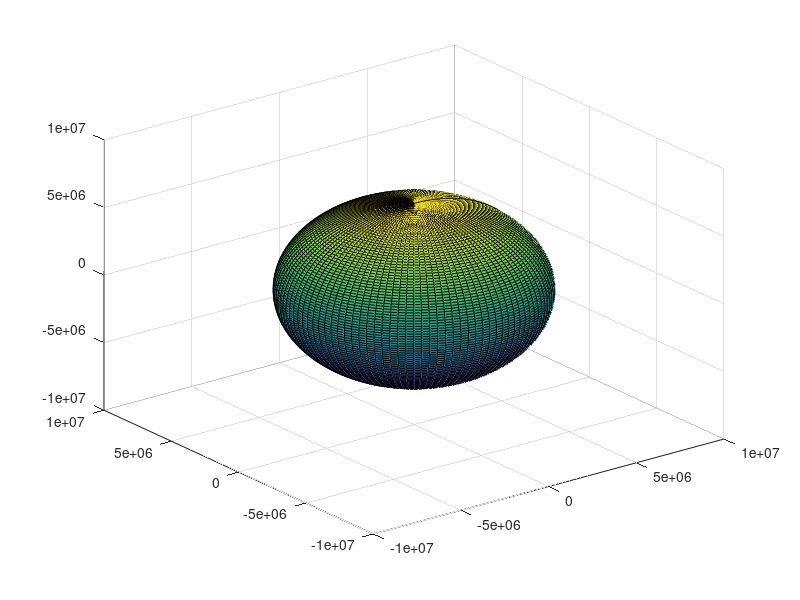

Recreate this plot in MATLAB. (Note: this script raises an error after producing the figure.)
figure;
[X, Y, Z] = sphere(110);
earth_rad = 6371000;
earth_rad_klein = earth_rad - 1;

surf(earth_rad_klein.*X, earth_rad_klein.*Y, earth_rad_klein.*Z);
hold on;

% in Breitengraden
lon = deg2rad(230); % ←→
lat = deg2rad(0); % ↑↓

T = earth_path(lon, lat, 172*1440, 2, 90, 10000, earth_rad);

plot3(T(1,:), T(2,:), T(3, :), '-r', 'Linewidth', 3);
hold off;